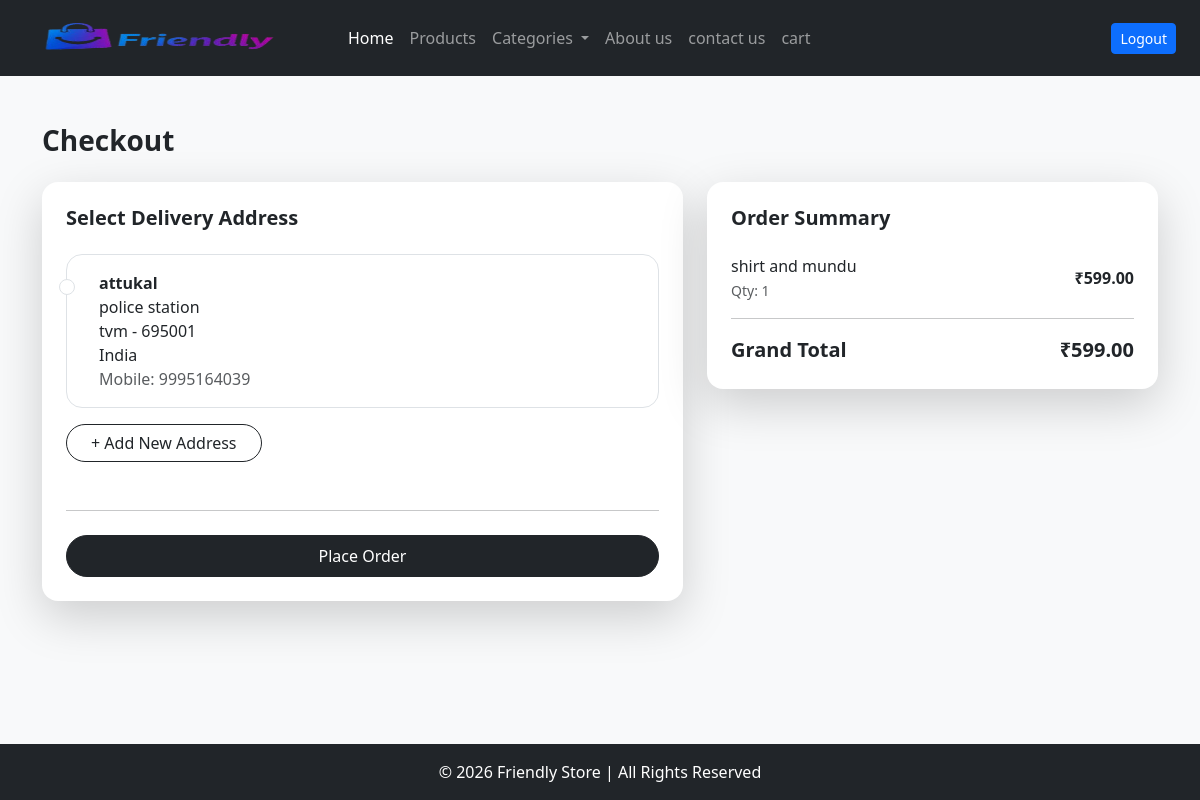
The page /checkout/ (signed in) on the database its author committed.
### ecomapp/models.py (models this page shows, shortened)
class Address(models.Model):
    user = models.ForeignKey(User, on_delete=models.CASCADE)
    address_line1 = models.CharField(max_length=255)
    address_line2 = models.CharField(max_length=255, blank=True, null=True)
    mobile_no= models.CharField(max_length=100)
    city = models.CharField(max_length=100)
    postal_code = models.CharField(max_length=20)
    country = models.CharField(max_length=100)

class CartItem(models.Model):
    cart = models.ForeignKey(Cart, on_delete=models.CASCADE, related_name='items',null=True)
    product = models.ForeignKey(Product, on_delete=models.CASCADE)
    quantity = models.PositiveIntegerField(default=1)
    @property
    def total_price(self):
        return self.product.price * self.quantity

class Product(models.Model):
    name=models.CharField(max_length=200)
    description=models.TextField()
    price=models.DecimalField(max_digits=10, decimal_places=2)
    stock=models.IntegerField()
    category=models.ForeignKey(Category, on_delete=models.CASCADE)
    product_image=models.ImageField(upload_to='products/')
    is_active=models.BooleanField(default=True)

### ecomapp/views.py (the view, shortened to what this page needs)
# urls.py: path('checkout/', views.checkout, name='checkout'),
@login_required
def checkout(request):
    cart, created = Cart.objects.get_or_create(user=request.user)
    cart_items = cart.items.all()
    if not cart_items.exists():
        messages.error(request, "Your cart is empty.")
        return redirect('cart')
    addresses = Address.objects.filter(user=request.user)
    if not addresses.exists():
        messages.error(request, "Please add an address before checkout.")
        return redirect('add_address')
    total = sum(item.total_price for item in cart_items)
    client = razorpay.Client(auth=(
        settings.RAZORPAY_KEY_ID,
        settings.RAZORPAY_KEY_SECRET
    ))
    razorpay_order = client.order.create({
        'amount': int(total * 100),
        "currency": "INR",
        "payment_capture": "1"
    })
    return render(request, 'checkout.html', {
        'addresses': addresses,
        'cart_items': cart_items,
        'total': total,
        'razorpay_order_id': razorpay_order['id'],
        'razorpay_key_id': settings.RAZORPAY_KEY_ID,
        'razorpay_amount': razorpay_order['amount'],
    })

### templates/checkout.html (shortened to what this page needs)
{% extends "base.html" %}
{% block content %}
<div class="container mt-5 mb-5">
    <h3 class="mb-4 fw-bold">Checkout</h3>
    <div class="row g-4">
        <div class="col-lg-7">
            <div class="card border-0 shadow-lg rounded-4">
                <div class="card-body p-4">
                    <h5 class="mb-4 fw-semibold">Select Delivery Address</h5>
                    {% if addresses %}
                        {% for address in addresses %}
                            <div class="form-check border rounded-4 p-3 mb-3 address-card">
                                <input class="form-check-input mt-2"
                                       type="radio"
                                       name="address_id"
                                       value="{{ address.id }}">
                                <label class="form-check-label w-100 ps-3">
                                    <strong>{{ address.address_line1 }}</strong><br>
                                    {{ address.address_line2 }}<br>
                                    {{ address.city }} - {{ address.postal_code }}<br>
                                    {{ address.country }}<br>
                                    <span class="text-muted">Mobile: {{ address.mobile_no }}</span>
                                </label>
                            </div>
                        {% endfor %}
                    {% else %}
                        <p class="text-muted">No address found.</p>
                    {% endif %}
                    <a href="{% url 'add_address' %}"
                       class="btn btn-outline-dark rounded-pill px-4 mb-4">
                        + Add New Address
                    </a>
                    <hr class="my-4">
                    <button type="button"
                            class="btn btn-dark w-100 py-2 rounded-pill"
                            id="rzp-button">
                        Place Order
                    </button>
                </div>
            </div>
        </div>
        <div class="col-lg-5">
            <div class="card border-0 shadow-lg rounded-4">
                <div class="card-body p-4">
                    <h5 class="mb-4 fw-semibold">Order Summary</h5>
                    {% for item in cart_items %}
                        <div class="d-flex justify-content-between align-items-center mb-2">
                            <div>
                                <span class="fw-medium">{{ item.product.name }}</span><br>
                                <small class="text-muted">Qty: {{ item.quantity }}</small>
                            </div>
                            <span class="fw-semibold">₹{{ item.total_price }}</span>
                        </div>
                        <hr>
                    {% endfor %}
                    <div class="d-flex justify-content-between mt-3">
                        <span class="fw-bold fs-5">Grand Total</span>
                        <span class="fw-bold fs-5 text-dark">₹{{ total }}</span>
                    </div>
                </div>
            </div>
        </div>
    </div>
</div>
{% endblock content %}

### templates/base.html (style rules this page uses)
body { background-color:#f8f9fa; }

### rows shown on the page
Address: address_line1 "attukal", address_line2 "police station", city "tvm", postal_code "695001", country "India", mobile_no "9995164039"
CartItem: product.name "shirt and mundu", quantity "1", total_price "599.00"

### other values the page prints
{{ total }} "599.00"
